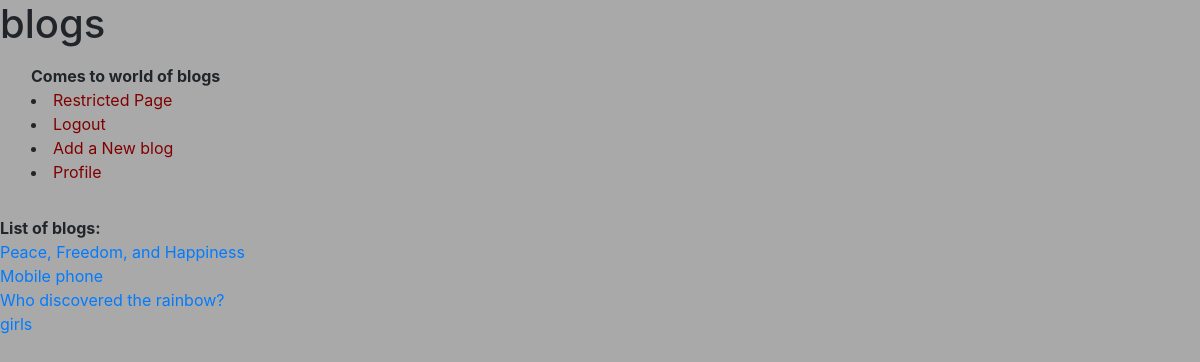
The page /blogs/ (signed in) on the database its author committed.
### blogs/models.py (models this page shows, shortened)
class blog(models.Model):
    title = models.CharField(max_length=128, unique=True)
    created_by = models.ForeignKey(UserProfile)
    body = models.CharField(max_length=5000)
    slug = models.SlugField(null=False)
    views = models.IntegerField(default=0)
    likedBy = models.ManyToManyField(UserProfile, related_name='likes', symmetrical=False)

### blogs/views.py (the view)
def index(request):
    context_dict = {'boldmessage': "Comes to world of blogs"}
    if request.user.is_authenticated():
        Profile = UserProfile.objects.get(user=request.user.id)
        context_dict['profile'] = Profile
        followings = Profile.follows.all()
        L = []
        for i in followings:
            L.append(i.id)
        blogs = blog.objects.filter(created_by__in=L)
        context_dict['list_blogs'] = blogs
    return render(request, 'blogs/index.html', context_dict)

### templates/blogs/index.html (shortened to what this page needs)
<!DOCTYPE html>
<html>
    <head>
            <link rel="stylesheet" href="https://stackpath.bootstrapcdn.com/bootstrap/4.5.2/css/bootstrap.min.css">
    </head>
    <body style="background-color:DarkGray;">
    <h1> blogs </h1>
    <div class="navbar navbar-inverse navbar-fixed-top" role="navigation">
      <div class="container-fluid">
        <div class="navbar-header">
            <strong>{{ boldmessage }}</strong><br />
            {% if user.is_authenticated %}
            <li><a href="{% url 'restricted' %}" style="color:Maroon;">Restricted Page</a></li>
            <li><a href="{% url 'logout' %}" style="color:Maroon;">Logout</a></li>
            <li><a href="{% url 'add_blog' %}" style="color:Maroon;">Add a New blog</a></li>
            <li><a href="/blogs/user/{{profile.alias}}" style="color:Maroon;">Profile</a></li><br>
        </div>
      </div>
    </div>
            <strong>List of blogs: </strong>
            <br>{% for i in list_blogs %}
                <a href="/blogs/blog/{{ i.slug }}">{{i.title}}</a><br>
            {% endfor %}<br>
        {% else %}
            <li><a href="{% url 'register' %}">Register Here</a></li>
            <li><a href="{% url 'login' %}">Logine</a></li>
        {% endif %}
    </body>
</html>

### rows shown on the page
blog: title "Peace, Freedom, and Happiness"
blog: title "Mobile phone"
blog: title "Who discovered the rainbow?"
blog: title "girls"

### other values the page prints
{{ boldmessage }} "Comes to world of blogs"
